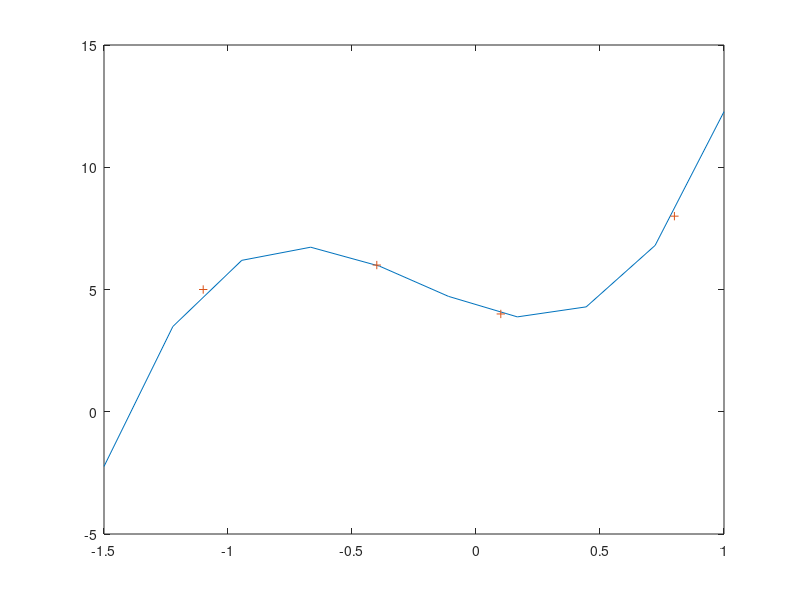

Write MATLAB code to recreate this figure.
V = [1 -1.1 (-1.1)^2 (-1.1)^3]

V = [1 -1.1 (-1.1)^2 (-1.1)^3; 1 -0.4 (-0.4)^2 (-0.4)^3; 1 0.1 0.1^2 0.1^3; 1 0.8 0.8^2 0.8^3]

p = [-1.1; -0.4; 0.1; 0.8]

V = ones(4, 1)
V = [V p p.^2 p.^3]

b = [5; 6; 4; 8]

x = V\b
c = V\b

x = linspace(-2, 2, 10);
y = c(1) + c(2) * x + c(3) * x.^2 + c(4) * x.^3;
plot(x,y)
hold on
plot([-1.1 -0.4 0.1 0.8], [5 6 4 8], '+')

x = linspace(-1.5, 1, 10);
y = c(1) + c(2) * x + c(3) * x.^2 + c(4) * x.^3;
hold off
plot(x,y)
hold on
plot([-1.1 -0.4 0.1 0.8], [5 6 4 8], '+')
c

W = inv(V)
Wprime = W(:,1)

% Lagrange Polynomial: b1 L1(x) + b2 L2(x) + b3 L3(x) + b4 L4(x);
L1 = Wprime
L2 = W(:,2)
L3 = W(:,3)
L4 = W(:,4)


